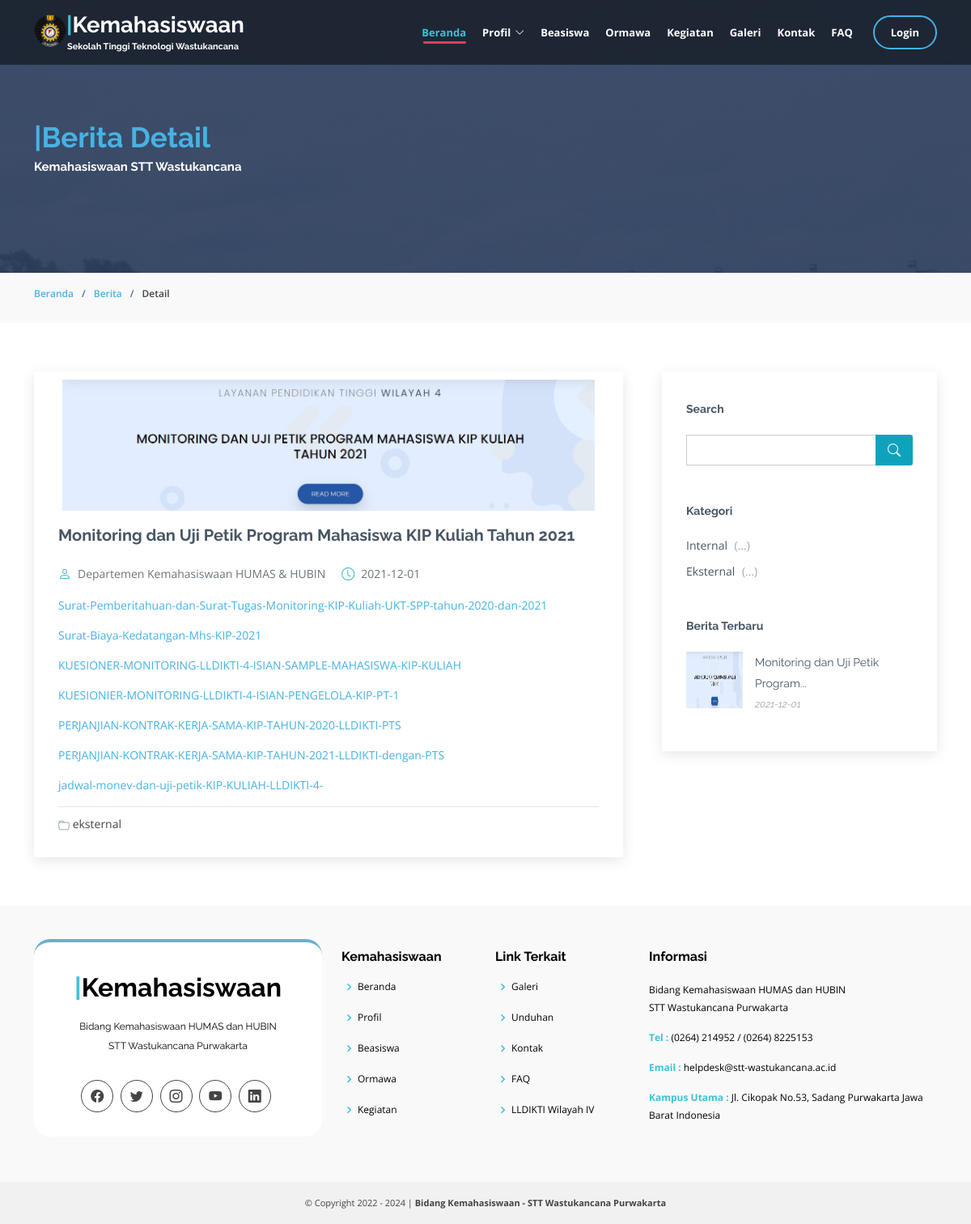
Screenshot of /berita_detail/monitoring-dan-uji-petik-program-mahasiswa-kip-kuliah-tahun-2021.html with the database file from the repository.
### tables this page shows
CREATE TABLE `berita` (
  `id_berita` int(11) NOT NULL,
  `judul` varchar(200) NOT NULL,
  `redaksi` text NOT NULL,
  `tanggal` date NOT NULL,
  `gambar` varchar(255) NOT NULL,
  `kategori` varchar(100) NOT NULL,
  `berita_id_user` int(11) NOT NULL,
  `author` varchar(50) NOT NULL,
  `berita_slug` varchar(200) NOT NULL
);

### application/models/m_post.php (called while the page is built, shortened)
<?php
class M_post extends CI_Model{
	public function get_berita_by_slug($slug){
		$data=$this->db->query("SELECT * FROM berita WHERE berita_slug='$slug'");
		return $data;
	}
}
?>

### application/controllers/Berita.php (called while the page is built, shortened)
<?php
class Berita extends CI_Controller {
	function __construct() {
        $this->load->model('m_post');
    }
	public function detail($slug){
		$data['berita']=$this->m_post->get_berita_by_slug($slug);
		$this->load->view('v_berita_detail',$data);
	}
}

### index.php (called while the page is built, shortened)
<?php
require_once BASEPATH.'core/CodeIgniter.php';

### application/views/v_berita_detail.php (the view, shortened to what this page needs)
<?php
  foreach ($berita->result_array() as $b) :
  $berita_judul=$b['judul'];
  $berita_redaksi=$b['redaksi'];
  $berita_tanggal=$b['tanggal'];
  $berita_gambar=$b['gambar'];
  $berita_kategori=$b['kategori'];
  $berita_author=$b['author'];
  $berita_slug=$b['berita_slug'];
?>
?><!DOCTYPE html>
<html lang="en">
<head>
  <?php
            function limit_words($string, $word_limit){
                $words = explode(" ",$string);
                return implode(" ",array_splice($words,0,$word_limit));
            }
        ?>
  <?php $this->load->view('layout/v_script1');?>
</head>
<body>
  <?php $this->load->view('layout/v_header');?>
    <section id="cta" class="cta">
      <div class="container" data-aos="zoom-in">
        <div class="row">
          <div class="col-lg-9 text-center text-lg-start">
            <h2><a href="#"><span>|</span>Berita Detail</a></h2>
            <h3>Kemahasiswaan STT Wastukancana</h3>
          </div>
        </div>
      </div>
    </section>
    <section id="breadcrumbs" class="breadcrumbs">
      <div class="container"  data-aos="zoom-in">
        <ol>
          <li><a href="<?php echo base_url().'beranda'?>">Beranda</a></li>
          <li><a href="<?php echo base_url().'berita'?>">Berita</a></li><li>Detail</li>
        </ol>
      </div>
    </section>
  <main id="main">
    <section id="blog" class="blog">
      <div class="container" data-aos="fade-up">
        <div class="row g-5">
          <div class="col-lg-8">
            <article class="blog-details">
              <div class="post-img">
                <img src="<?php echo base_url().'theme/assets/img/berita/'.$berita_gambar;?>" alt="" class="img-fluid">
              </div>
              <h2 class="title"><?php echo $berita_judul;?></h2>
              <div class="meta-top">
                <ul>
                  <li class="d-flex align-items-center"><i class="bi bi-person"></i> <a href="<?php echo base_url().'berita_detail/'.$berita_slug;?>"><?php echo $berita_author;?></a></li>
                  <li class="d-flex align-items-center"><i class="bi bi-clock"></i> <a href="<?php echo base_url().'berita_detail/'.$berita_slug;?>"><time datetime="2020-01-01"><?php echo $berita_tanggal;?></time></a></li>
                </ul>
              </div>
              <div class="content">
                <?php echo $berita_redaksi;?>
              </div>
              <div class="meta-bottom">
                <i class="bi bi-folder"></i>
                <ul class="cats">
                  <li><a href="#"></a><?php echo $berita_kategori;?></li>
                </ul>
              </div>
            </article>
          </div>
          <div class="col-lg-4">
            <div class="sidebar">
              <div class="sidebar-item search-form">
                <h3 class="sidebar-title">Search</h3>
                <form action="" class="mt-3">
                  <input type="text">
                  <button type="submit"><i class="bi bi-search"></i></button>
                </form>
              </div>
              <div class="sidebar-item categories">
                <h3 class="sidebar-title">Kategori</h3>
                <ul class="mt-3">
                  <li><a href="#">Internal <span>(...)</span></a></li>
                  <li><a href="#">Eksternal <span>(...)</span></a></li>
                </ul>
              </div>
              <div class="sidebar-item recent-posts">
                <h3 class="sidebar-title">Berita Terbaru</h3>
                <div class="mt-3">
                <?php
                  foreach ($berita->result_array() as $b) :
                    $berita_judul=$b['judul'];
                    $berita_tanggal=$b['tanggal'];
                    $berita_gambar=$b['gambar'];
                    $berita_slug=$b['berita_slug'];
                ?>
                  <div class="post-item mt-3">
                    <img src="<?php echo base_url().'theme/assets/img/berita/'.$berita_gambar;?>" alt="" class="flex-shrink-0">
                    <div>
                      <h4><a href="<?php echo base_url().'berita_detail/'.$berita_slug;?>"><?php echo limit_words($berita_judul,5).'...';?></a>
                      <time datetime="2020-01-01"><?php echo $berita_tanggal;?></time></h4>
                    </div>
                  </div>
                <?php endforeach;?>
                </div>
              </div>
            </div>
          </div>
        </div>
      </div>
    </section>
  </main>
  <?php endforeach;?>
</body>
</html>

### application/views/layout/v_header.php (shortened to what this page needs)
<header id="header" class="fixed-top d-flex align-items-center">
  <div class="container d-flex justify-content-between">
    <div class="logo">
      <h1><a href="<?php echo base_url().''?>"><img src ="<?php echo base_url().'theme/assets/img/hero/logo-navbar.png'?>"><span>|</span>Kemahasiswaan</h1>
      <h4>Sekolah Tinggi Teknologi Wastukancana</h4></a>
    </div>
    <nav id="navbar" class="navbar">
      <ul>
        <li><a class="nav-link scrollto active" href="<?php echo base_url().'beranda'?>">Beranda</a></li>
        <li class="dropdown"><a href="#"><span>Profil</span> <i class="bi bi-chevron-down"></i></a>
        </li>
        <li><a href="<?php echo base_url().'beasiswa'?>" target='_blank'>Beasiswa</a></li>
        <li><a href="" onClick="alert('Comingsoon!')">Ormawa</a></li>
        <li><a href="<?php echo base_url().'kegiatan'?>">Kegiatan</a></li>
        <li><a href="<?php echo base_url().'galeri'?>">Galeri</a></li>
        <li><a href="<?php echo base_url().'kontak'?>">Kontak</a></li>
        <li><a href="<?php echo base_url().'faq'?>">FAQ</a></li>
        <li><a href="<?php echo base_url().'pengguna'?>" class="getstarted" >Login</a></li>
      </ul>
    </nav>
  </div>
</header>

### theme/assets/css/variables.css (style rules this page uses)
:root { --font-default: 'Open Sans', system-ui, -apple-system, "Segoe UI", Roboto, "Helvetica Neue", Arial, "Noto Sans", "Liberation Sans", sans-serif, "Apple Color Emoji", "Segoe UI Emoji", "Segoe UI Symbol", "Noto Color Emoji"; --font-primary: 'Source Sans Pro', sans-serif; --font-secondary: 'Poppins', sans-serif; --color-default: #1a1f24; --color-default-rgb: 26, 31, 36; --color-links: #0ea2bd; --color-links-hover: #1ec3e0; --color-primary: #0ea2bd; --color-primary-light: #1ec3e0; --color-primary-dark: #0189a1; --color-primary-rgb: 14, 162, 189; --color-primary-light-rgb: 30, 195, 224; --color-primary-dark-rgb: 1, 137, 161; --color-secondary: #485664; --color-secondary-light: #8f9fae; --color-secondary-dark: #3a4753; --color-secondary-rgb: 72, 86, 100; --color-secondary-light-rgb: 143, 159, 174; --color-secondary-dark-rgb: 58, 71, 83; --color-blue: #0d6efd; --color-blue-rgb: 13, 110, 253; --color-indigo: #6610f2; --color-indigo-rgb: 102, 16, 242; --color-purple: #6f42c1; --color-purple-rgb: 111, 66, 193; --color-pink: #f3268c; --color-pink-rgb: 243, 38, 140; --color-red: #df1529; --color-red-rgb: 223, 21, 4; --color-orange: #fd7e14; --color-orange-rgb: 253, 126, 20; --color-yellow: #ffc107; --color-yellow-rgb: 255, 193, 7; --color-green: #059652; --color-green-rgb: 5, 150, 82; --color-teal: #20c997; --color-teal-rgb: 32, 201, 151; --color-cyan: #0dcaf0; --color-cyan-rgb: 13, 202, 240; --color-white: #ffffff; --color-white-rgb: 255, 255, 255; --color-gray: #6c757d; --color-gray-rgb: 108, 117, 125; --color-black: #000000; --color-black-rgb: 0, 0, 0; }
:root { --bs-blue: var(--color-blue); --bs-indigo: var(--color-indigo); --bs-purple: var(--color-purple); --bs-pink: var(--color-pink); --bs-red: var(--color-red); --bs-orange: var(--color-orange); --bs-yellow: var(--color-yellow); --bs-green: var(--color-green); --bs-teal: var(--color-teal); --bs-cyan: var(--color-cyan); --bs-white: var(--color-white); --bs-gray: var(--color-gray); --bs-gray-dark: #343a40; --bs-gray-100: #f8f9fa; --bs-gray-200: #e9ecef; --bs-gray-300: #dee2e6; --bs-gray-400: #ced4da; --bs-gray-500: #adb5bd; --bs-gray-600: #6c757d; --bs-gray-700: #495057; --bs-gray-800: #343a40; --bs-gray-900: #212529; --bs-primary: var(--color-blue); --bs-secondary: var(--color-blue); --bs-success: #198754; --bs-info: #0dcaf0; --bs-warning: #ffc107; --bs-danger: #dc3545; --bs-light: #f8f9fa; --bs-dark: #212529; --bs-primary-rgb: var(--color-primary-rgb); --bs-secondary-rgb: var(--color-secondary-rgb); --bs-success-rgb: 25, 135, 84; --bs-info-rgb: 13, 202, 240; --bs-warning-rgb: 255, 193, 7; --bs-danger-rgb: 220, 53, 69; --bs-light-rgb: 248, 249, 250; --bs-dark-rgb: 33, 37, 41; --bs-white-rgb: var(--color-white-rgb); --bs-black-rgb: var(--color-black-rgb); --bs-body-color-rgb: var(--color-default-rgb); --bs-body-bg-rgb: 255, 255, 255; --bs-font-sans-serif: var(--font-default); --bs-font-monospace: SFMono-Regular, Menlo, Monaco, Consolas, "Liberation Mono", "Courier New", monospace; --bs-gradient: linear-gradient(180deg, rgba(255, 255, 255, 0.15), rgba(255, 255, 255, 0)); --bs-body-font-family: var(--font-default); --bs-body-font-size: 1rem; --bs-body-font-weight: 400; --bs-body-line-height: 1.5; --bs-body-color: var(--color-default); --bs-body-bg: #fff; }

### theme/assets/css/style.css (style rules this page uses)
body { font-family: "Open Sans", sans-serif; color: #444444; }
a { color: #47b2e4; text-decoration: none; }
h1, h2, h3, h4, h5, h6 { font-family: "Jost", sans-serif; }
section { padding: 60px 0; overflow: hidden; }
.cta { background: linear-gradient(rgba(40, 58, 90, 0.9), rgba(40, 58, 90, 0.9)), url("../img/cta-bg.jpg") fixed center center; background-size: cover; padding: 100px 0; }
.cta h2 { font-size: 35px; font-weight: 700; margin-top: 50px; margin-bottom: 0px; }
.cta h3 { color: #fff; font-size: 15px; font-weight: 700; }
.breadcrumbs { padding: 15px 0; background: #f9f9f9; min-height: 40px; }
.breadcrumbs ol { display: flex; flex-wrap: wrap; list-style: none; padding: 0 0 10px 0; margin: 0; font-size: 12px; font-weight: 600; }
.breadcrumbs ol li + li { padding-left: 10px; }
.breadcrumbs ol li + li::before { display: inline-block; padding-right: 10px; color: #4668a2; content: "/"; }

### rows the page displays
berita: gambar (picture), judul "Monitoring dan Uji Petik Program Mahasiswa KIP Kuliah Tahun 2021", author "Departemen Kemahasiswaan HUMAS & HUBIN", tanggal "2021-12-01", redaksi "Surat-Pemberitahuan-dan-Surat-Tugas-Monitoring-KIP-Kuliah-UKT-SPP-tahun-2020-dan-2021 Surat-Biaya-Kedatangan-Mhs-KIP-2021 KUESIONER-MONITORING-LLDIKTI-4-ISIAN-SAMPLE-MAHASISWA-KIP-KULIAH KUESIONIER-MONITORING-LLDIKTI-4-ISIAN-PENGELOLA-KIP-PT-1 PERJANJIAN-KONTRAK-KERJA-SAMA-KIP-TAHUN-2020-LLDIKTI-PTS PERJANJIAN-KONTRAK-KERJA-SAMA-KIP-TAHUN-2021-LLDIKTI-dengan-PTS jadwal-monev-dan-uji-petik-KIP-KULIAH-LLDIKTI-4-", kategori "eksternal", judul "Monitoring dan Uji Petik Program"
